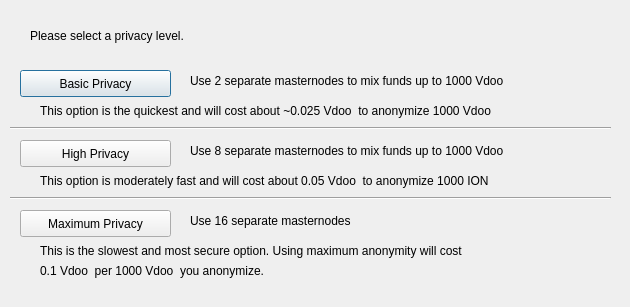
<?xml version="1.0" encoding="UTF-8"?>
<ui version="4.0">
 <class>DarksendConfig</class>
 <widget class="QDialog" name="DarksendConfig">
  <property name="geometry">
   <rect>
    <x>0</x>
    <y>0</y>
    <width>630</width>
    <height>307</height>
   </rect>
  </property>
  <property name="windowTitle">
   <string>Configure Darksend</string>
  </property>
  <widget class="QPushButton" name="buttonBasic">
   <property name="geometry">
    <rect>
     <x>20</x>
     <y>70</y>
     <width>151</width>
     <height>27</height>
    </rect>
   </property>
   <property name="text">
    <string>Basic Privacy</string>
   </property>
  </widget>
  <widget class="QPushButton" name="buttonHigh">
   <property name="geometry">
    <rect>
     <x>20</x>
     <y>140</y>
     <width>151</width>
     <height>27</height>
    </rect>
   </property>
   <property name="text">
    <string>High Privacy</string>
   </property>
  </widget>
  <widget class="QPushButton" name="buttonMax">
   <property name="geometry">
    <rect>
     <x>20</x>
     <y>210</y>
     <width>151</width>
     <height>27</height>
    </rect>
   </property>
   <property name="text">
    <string>Maximum Privacy</string>
   </property>
  </widget>
  <widget class="QLabel" name="label">
   <property name="geometry">
    <rect>
     <x>30</x>
     <y>20</y>
     <width>571</width>
     <height>31</height>
    </rect>
   </property>
   <property name="text">
    <string>Please select a privacy level.</string>
   </property>
  </widget>
  <widget class="QLabel" name="label_2">
   <property name="geometry">
    <rect>
     <x>190</x>
     <y>70</y>
     <width>421</width>
     <height>21</height>
    </rect>
   </property>
   <property name="text">
    <string>Use 2 separate masternodes to mix funds up to 1000 Vdoo </string>
   </property>
  </widget>
  <widget class="QLabel" name="label_3">
   <property name="geometry">
    <rect>
     <x>190</x>
     <y>140</y>
     <width>411</width>
     <height>21</height>
    </rect>
   </property>
   <property name="text">
    <string>Use 8 separate masternodes to mix funds up to 1000 Vdoo </string>
   </property>
  </widget>
  <widget class="QLabel" name="label_4">
   <property name="geometry">
    <rect>
     <x>190</x>
     <y>210</y>
     <width>421</width>
     <height>21</height>
    </rect>
   </property>
   <property name="text">
    <string>Use 16 separate masternodes</string>
   </property>
  </widget>
  <widget class="QLabel" name="label_6">
   <property name="geometry">
    <rect>
     <x>40</x>
     <y>100</y>
     <width>561</width>
     <height>21</height>
    </rect>
   </property>
   <property name="text">
    <string>This option is the quickest and will cost about ~0.025 Vdoo  to anonymize 1000 Vdoo </string>
   </property>
  </widget>
  <widget class="QLabel" name="label_7">
   <property name="geometry">
    <rect>
     <x>40</x>
     <y>170</y>
     <width>561</width>
     <height>21</height>
    </rect>
   </property>
   <property name="text">
    <string>This option is moderately fast and will cost about 0.05 Vdoo  to anonymize 1000 ION</string>
   </property>
  </widget>
  <widget class="QLabel" name="label_8">
   <property name="geometry">
    <rect>
     <x>40</x>
     <y>240</y>
     <width>561</width>
     <height>21</height>
    </rect>
   </property>
   <property name="text">
    <string>This is the slowest and most secure option. Using maximum anonymity will cost</string>
   </property>
  </widget>
  <widget class="QLabel" name="label_9">
   <property name="geometry">
    <rect>
     <x>40</x>
     <y>260</y>
     <width>561</width>
     <height>21</height>
    </rect>
   </property>
   <property name="text">
    <string>0.1 Vdoo  per 1000 Vdoo  you anonymize.</string>
   </property>
  </widget>
  <widget class="Line" name="line">
   <property name="geometry">
    <rect>
     <x>10</x>
     <y>120</y>
     <width>601</width>
     <height>16</height>
    </rect>
   </property>
   <property name="orientation">
    <enum>Qt::Horizontal</enum>
   </property>
  </widget>
  <widget class="Line" name="line_2">
   <property name="geometry">
    <rect>
     <x>10</x>
     <y>190</y>
     <width>601</width>
     <height>16</height>
    </rect>
   </property>
   <property name="orientation">
    <enum>Qt::Horizontal</enum>
   </property>
  </widget>
 </widget>
 <resources/>
 <connections/>
</ui>
